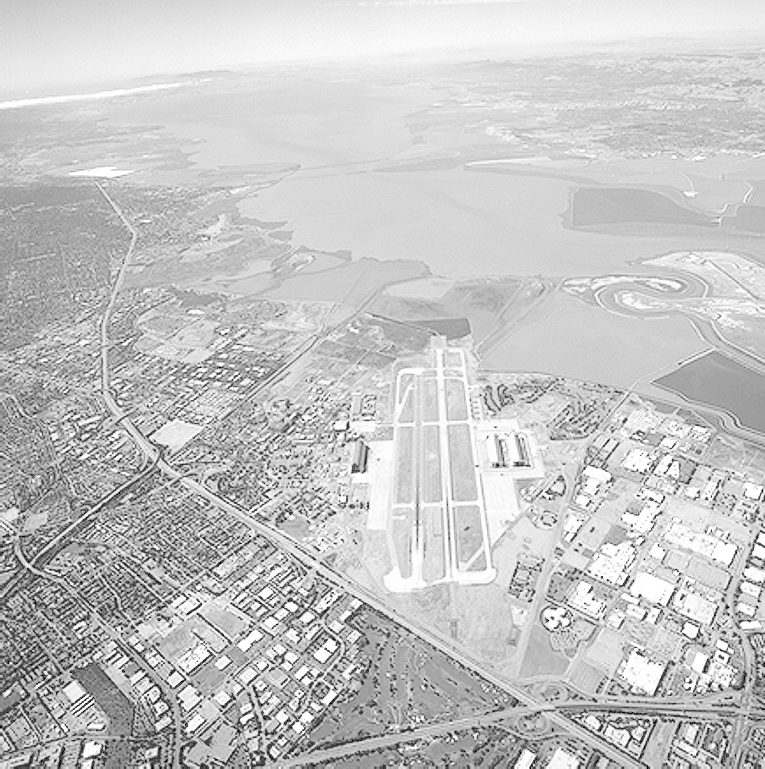
#> input picture hw2/1.tif, 765 x 769 px
$ jupyter execute --allow-errors Untitled.ipynb   (older library calls are emulated)
#> lines starting #> are read from the running program, lines starting #| are printed output that depends on the picture; after the words box and inside, x2 and y2 are one past the last pixel; in counts of white or black regions, pixels touching at a corner belong together
[cell 1]
#1

import cv2
import numpy as np
import matplotlib.pyplot as plt

img = cv2.imread('1.tif')
#> img is the input picture: shape (769, 765, 3); min 0, max 255, mean 197.1
img = cv2.resize(img, dsize=(0, 0), fx=0.25, fy=0.25)
#> img: shape (192, 191, 3)

def gamma(f, gamma=1.0):
#> called with gamma = 3
    f1 = f / 255.0
    return np.uint8(255*(f1**gamma))
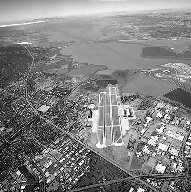
#> returned value: shape (192, 191, 3); min 0, max 255, mean 129.3

gc = np.hstack((
    img,
    gamma(img, 3.0),
    gamma(img, 4.0),
    gamma(img, 5.0)
))
#> call 3 of gamma, with gamma = 5
#> in gamma (call 3), `return np.uint8(255*(f1**gamma))`:
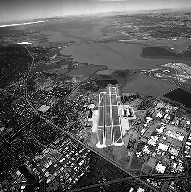
#> returned value: shape (192, 191, 3); min 0, max 255, mean 91.6
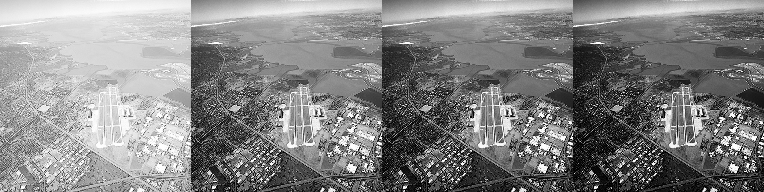
#> gc: shape (192, 764, 3); min 0, max 255, mean 131.6

plt.figure(figsize=(12, 6))
#> (the rest of this cell did not finish here and is left out)

[cell 2]
#2

import cv2
import numpy as np
import matplotlib.pyplot as plt

def contrast_stretching(img, r1, s1, r2, s2):
    lut = np.zeros(256, dtype=np.uint8)

    for r in range(256):
        if r < r1:
            lut[r] = (s1 / r1) * r
        elif r <= r2:
            lut[r] = ((s2 - s1) / (r2 - r1)) * (r - r1) + s1
        else:
            lut[r] = ((255 - s2) / (255 - r2)) * (r - r2) + s2

    return cv.LUT(img, lut)

img = cv2.imread('2.tif')
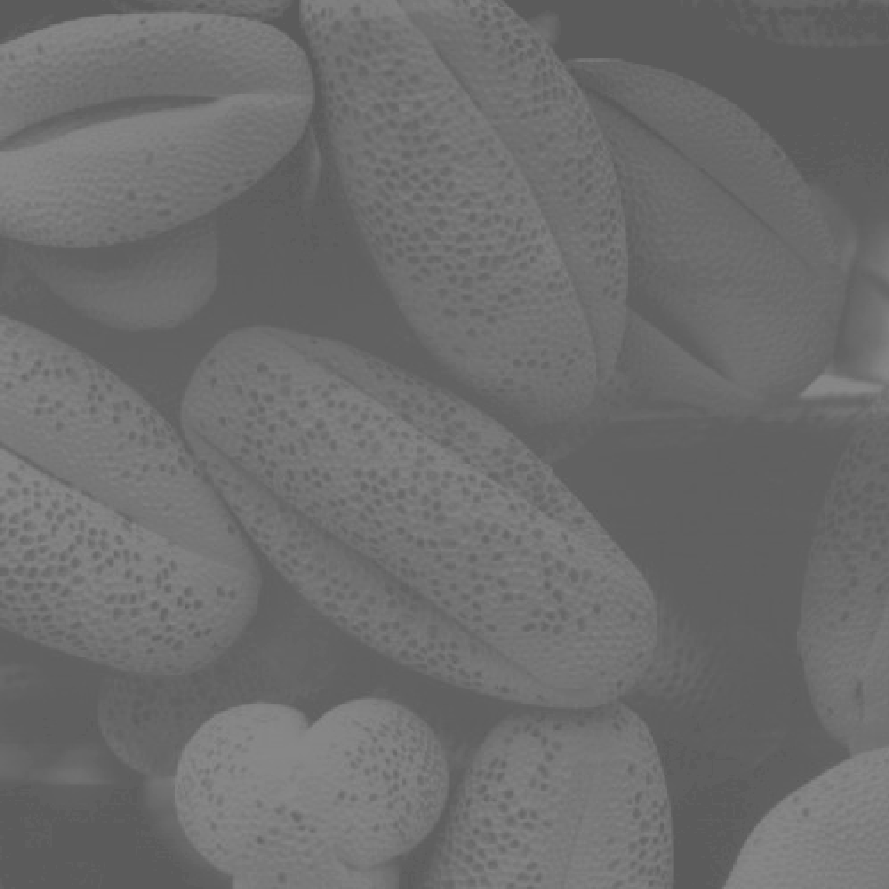
#> input picture hw2/2.tif, 889 x 889 px
#> img is the input picture: shape (889, 889, 3); min 91, max 138, mean 109.1
img = cv2.resize(img, dsize=(0, 0), fx=0.25, fy=0.25)
#> img: shape (222, 222, 3)

#> (the rest of this cell did not finish here and is left out)

stretched2 = contrast_stretching(img, 110, 0, 111, 255)

plt.subplot(1,3,1)
plt.imshow(img)
plt.axis('off')

plt.subplot(1,3,2)
plt.imshow(stretched1)
plt.axis('off')

plt.subplot(1,3,3)
plt.imshow(stretched2)
plt.axis('off')

plt.show()

# =====================
# 선형으로 변환하는 함수에서 경계값을 어디로 설정하는지에 따라 이미지가 많이 변하였습니다.
# 중간에 해당하는 부분이 적을수록 밝기가 더욱 극단적으로 보입니다.

[cell 3]
#3

import cv2
import numpy as np
import matplotlib.pyplot as plt

img = cv2.imread('3.jpg')
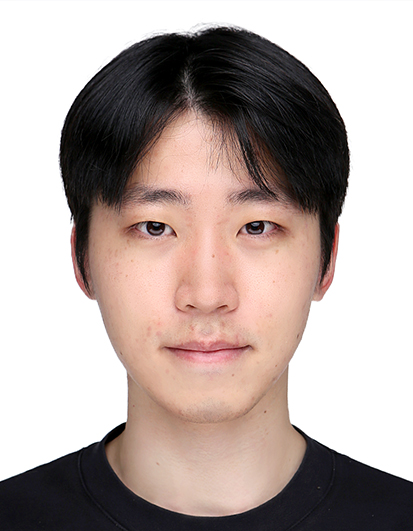
#> input picture hw2/3.jpg, 413 x 531 px
#> img is the input picture: shape (531, 413, 3); mean B, G, R 162.5, 167, 180.9

mask1 = np.ones((3,3), np.float32) / 9.0

mask2 = np.array([
    [0.0030, 0.0133, 0.0219, 0.0133, 0.0030],
    [0.0133, 0.0596, 0.0983, 0.0596, 0.0133],
    [0.0219, 0.0983, 0.1621, 0.0983, 0.0219],
    [0.0133, 0.0596, 0.0983, 0.0596, 0.0133],
    [0.0030, 0.0133, 0.0219, 0.0133, 0.0030]
], dtype=np.float32)

mask3 = np.array([
    [0, -1, 0],
    [-1, 4, -1],
    [0, -1, 0]
], dtype=np.float32)

mask4 = np.array([
    [-1, -1, -1],
    [-1, 8, -1],
    [-1, -1, -1]
], dtype=np.float32)

mask5 = np.array([
    [-1, 0, 0],
    [0, 0, 0],
    [0, 0, 1]
], dtype=np.float32)

mask6 = np.array([
    [-1, -1, 0],
    [-1, 0, 0],
    [0, 1, 1]
], dtype=np.float32)


result1 = cv2.filter2D(img, -1, mask1)
result2 = cv2.filter2D(img, -1, mask2)
result3 = cv2.filter2D(img, -1, mask3)
result4 = cv2.filter2D(img, -1, mask4)
result5 = cv2.filter2D(img, -1, mask5)
result6 = cv2.filter2D(img, -1, mask6)
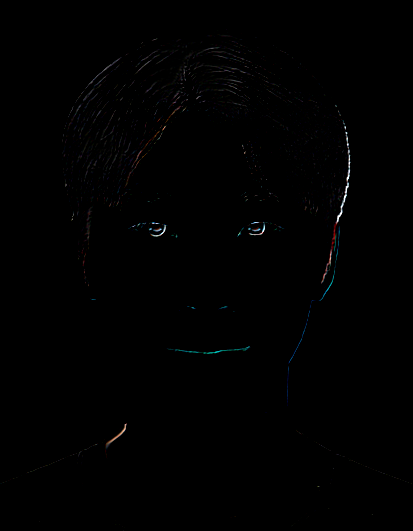
#> result6: shape (531, 413, 3); mean B, G, R 0.9, 0.8, 0.8

result3 = cv2.convertScaleAbs(result3)
result4 = cv2.convertScaleAbs(result4)
result5 = cv2.convertScaleAbs(result5)
result6 = cv2.convertScaleAbs(result6)

plt.figure(figsize=(12,8))

plt.subplot(3,3,1)
plt.imshow(img)
plt.axis('off')

plt.subplot(3,3,4)
plt.imshow(result1)
plt.axis('off')

plt.subplot(3,3,5)
plt.imshow(result2)
plt.axis('off')

plt.subplot(3,3,6)
plt.imshow(result3)
plt.axis('off')

plt.subplot(3,3,7)
plt.imshow(result4)
plt.axis('off')

plt.subplot(3,3,8)
plt.imshow(result5)
plt.axis('off')

plt.subplot(3,3,9)
plt.imshow(result6)
plt.axis('off')

plt.tight_layout()
plt.show()
#> figure, not shown here; B, G, R data is drawn as R, G, B

# ===================
# 여러 사진으로 작동해본 결과,
# 1번 필터는 원본과 큰 차이를 느끼지 못 했습니다.
# 2번 필터는 거리에 따라 가중치가 달랐는데, 원본에 비해 블러링된 느낌을 받았습니다.
# 3번 필터는 상하좌우 4방위 경계가 주로 검출되는 것으로 보입니다.
# 4번 필터는 전방향의 경계가 고루 검출되는 것으로 보입니다.
# 5번 필터는 우측 하단의 경계만 잘 검출되는 것으로 보입니다.
# 6번 필터는 우측 하단의 경계만 잘 검출되는 것으로 보입니다. 5번과는 다른 차이가 있습니다.

[cell 4]
#4
import cv2
import numpy as np
import matplotlib.pyplot as plt

img = cv2.imread('4.jpg')
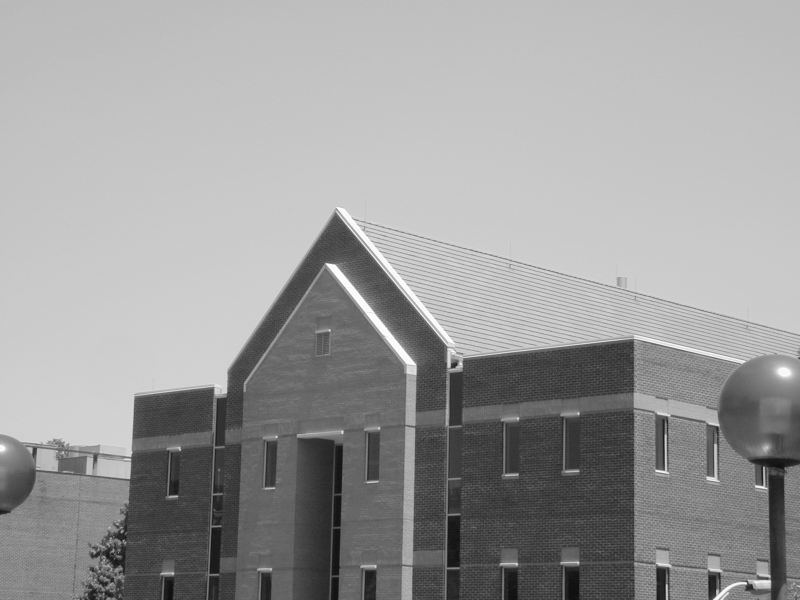
#> input picture hw2/4.jpg, 1600 x 1200 px (shown at 1/2 size)
#> img is the input picture: shape (1200, 1600, 3); min 9, max 255, mean 155.4

mask = np.array([
    [0, 1, 2],
    [-1, 0, 1],
    [-2, -1, 0]
], dtype=np.float32)

#> (the rest of this cell did not finish here and is left out)

[cell 5]
#5
import cv2
import numpy as np
import matplotlib.pyplot as plt

img = cv2.imread('5.jpg')
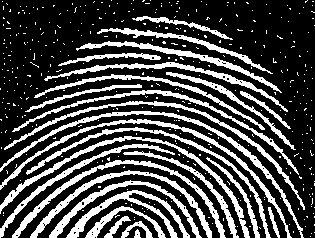
#> input picture hw2/5.jpg, 315 x 238 px
#> img is the input picture: shape (238, 315, 3); min 0, max 255, mean 72.8

mask = np.ones((3, 3), np.uint8)

result = cv2.morphologyEx(img, cv2.MORPH_OPEN, mask)
result = cv2.morphologyEx(result, cv2.MORPH_CLOSE, mask)

plt.subplot(1, 2, 1)
plt.imshow(img)
plt.axis('off')

plt.subplot(1, 2, 2)
plt.imshow(result)
plt.axis('off')


# 더 좋다고 생각이 드는 방법을 찾지 못했습니다.
# 해당 방법은 열림과 닫힘을 적용한 morphological smoothing 입니다.

[cell 6]
#6
import cv2
import numpy as np
import matplotlib.pyplot as plt

img = cv2.imread('6.tif')
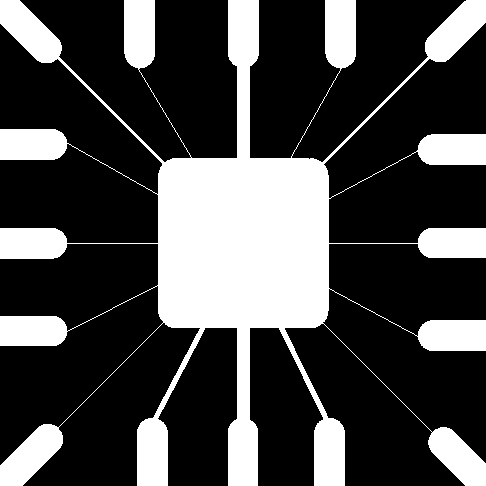
#> input picture hw2/6.tif, 486 x 486 px
#> img is the input picture: shape (486, 486, 3); 28.1% white; 1 white region, box (x1, y1, x2, y2) and area: (0, 0, 486, 486) 66259

mask = np.array([
    [0, 1, 0],
    [0, 1, 0],
    [0, 1, 0]
], dtype=np.uint8)

result = cv2.erode(img, mask, iterations=6)
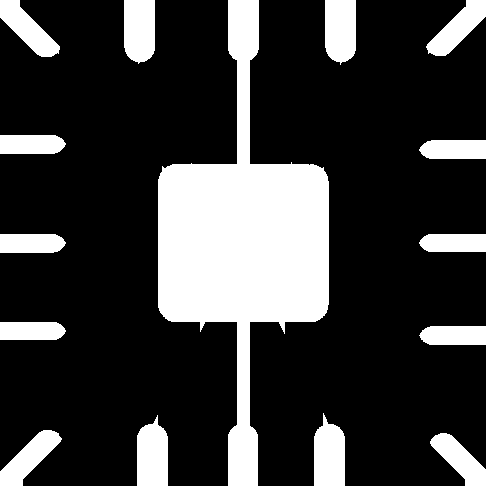
#> result: shape (486, 486, 3); 22.6% white; 15 white regions, largest, box (x1, y1, x2, y2) and area: (158, 0, 329, 486) 33057, (314, 413, 345, 486) 1857, (137, 415, 168, 486) 1850

plt.subplot(1, 2, 1)
plt.imshow(img)
plt.axis('off')

plt.subplot(1, 2, 2)
plt.imshow(result)
plt.axis('off')


#==============
# 수직인 선분을 제외한 선분들을 지워봤습니다.
# 3*3짜리 마스크를 적용하였고, 가운데만 1, 나머지는 0으로 설정하였습니다.
# 수직인 성분이 겹쳐야 선분이 유지되므로  수직인 선분만 남게 됩니다.
# 선분의 굵기가 굵은 것은 한 번에 제거되지 않아 반복횟수를 늘려주었습니다.
